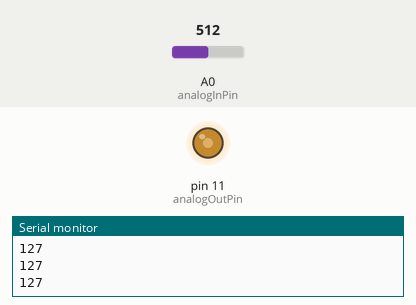
Simulated run of this sketch. Board: Arduino Uno, built with avr-gcc and run on an emulated ATmega328P. Shown: output pins drawn as LEDs (lit = HIGH), the last lines printed to the serial monitor. The test bench sets the inputs (shaded band); at power-on: A0 (analogInPin) = 512.

Above: at 1.2 s.
1.3 s: A0 (analogInPin) set to 716
At 2.2 s:
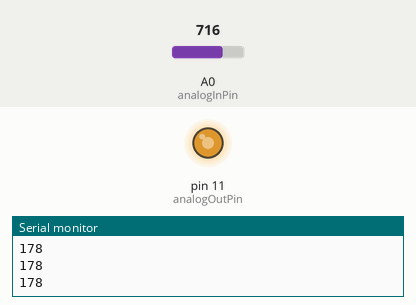
2.8 s: A0 (analogInPin) set to 900
At 3.3 s:
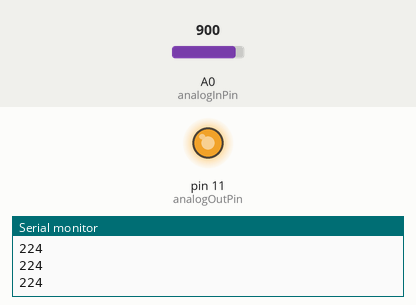
4.3 s: A0 (analogInPin) set to 122
At 5.5 s:
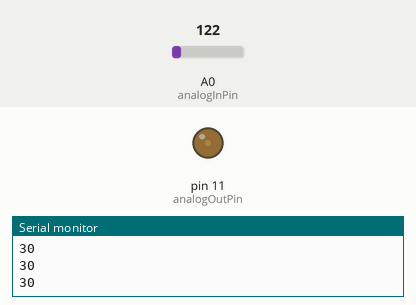
5.8 s: A0 (analogInPin) set to 0
At 7.0 s:
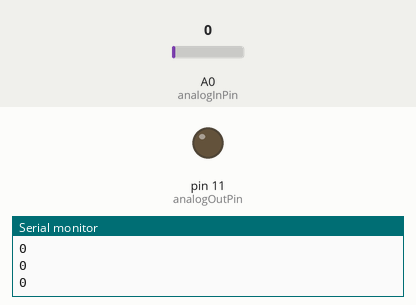
7.3 s: A0 (analogInPin) set to 511
At 8.0 s:
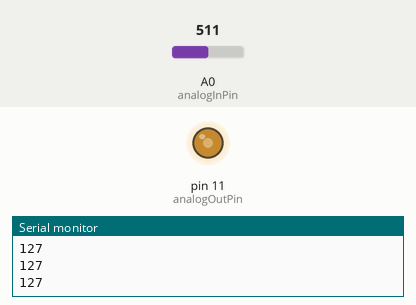
Timing chart, 0 to 9.8 s (numbered marks = the images above; inputs shaded):
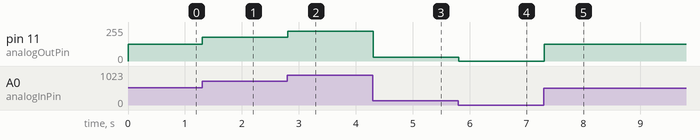

The sketch:

_05_AnalogInputToLED.ino
```cpp
const int analogInPin = A0;  // input pin for analog sensor (mic or pot)
const int analogOutPin = 11; // output pin for LED (using PWM)

int sensorValue = 0; // analog value read from analog input
int outputValue = 0; // value output as PWM (analog out)

void setup() {

  // start serial comms to log values in serial monitor
  // set bps (bits per sec) to 115200; match it to monitor's baud
  Serial.begin(9600);
}

void loop() {

  // read analog input pin and save value
  sensorValue = analogRead(analogInPin);

  // map fn translates one range of numbers to another
  // analog values represented using 10 bits of data;
  // 10 bits means 2 to the 10th power (2^10 = 1024)
  // val includes zero, so analog range is : 0 to 1023
  outputValue = map(sensorValue, 0, 1023, 0, 255);

  // log output value to the serial monitor
  Serial.println(outputValue);

  // write output value to output pin (analog out)
  analogWrite(analogOutPin, outputValue);

  // short pause for analog-to-digital converter to recover
  delay(10);
}
```

Measured:
- after the input at 1.3 s, pin 11 (analogOutPin): 127/255 → 178/255 at once
- after the input at 2.8 s, pin 11 (analogOutPin): 178/255 → 224/255 at once
- after the input at 4.3 s, pin 11 (analogOutPin): 224/255 → 30/255 at once
- after the input at 5.8 s, pin 11 (analogOutPin): 30/255 → 0/255 at once
- after the input at 7.3 s, pin 11 (analogOutPin): 0/255 → 127/255 at once
